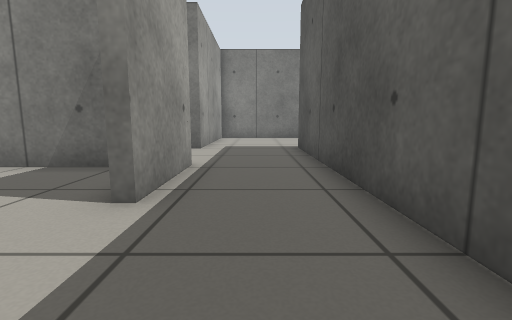
view 1 (above)

16 first-person views from a walk through a Gazebo world. The camera is 0.5 m above the floor, tilts 8° down and sees 85° across. The floor is counted in squares, 0.5 m on a side. Each view is taken from the middle of a square. On the plan, view 1 faces up. The plan holds only what a view shows up to about 11 squares ahead; the rest is blank.

view 2
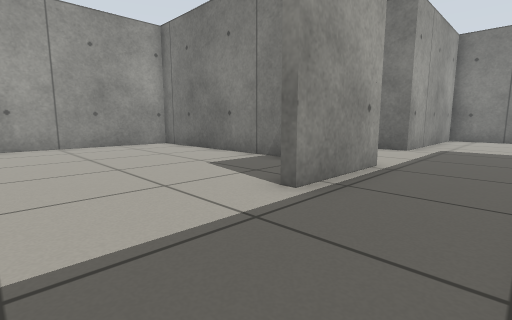

view 3
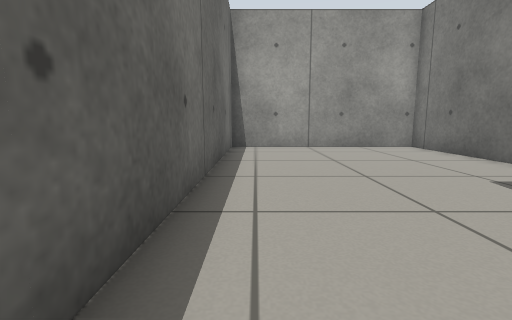

view 4
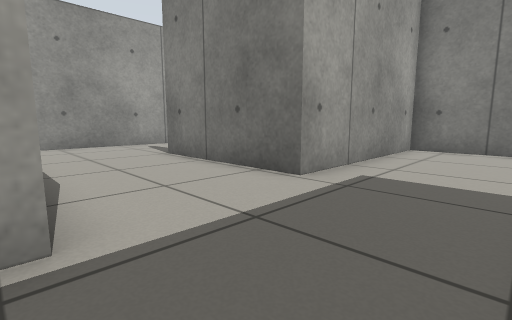

view 5
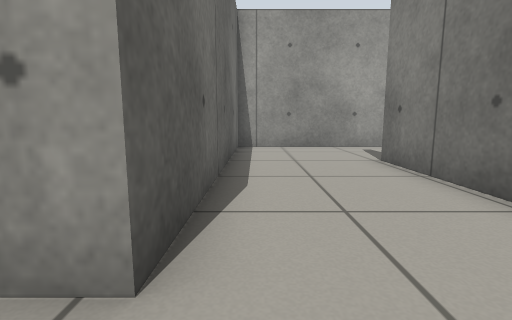

view 6
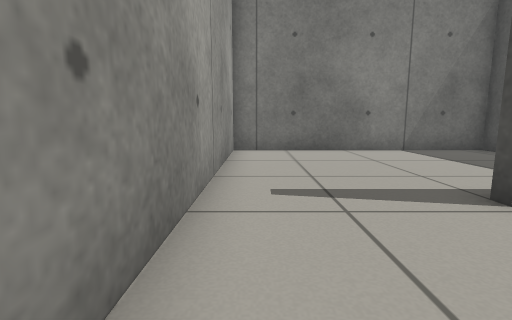

view 7
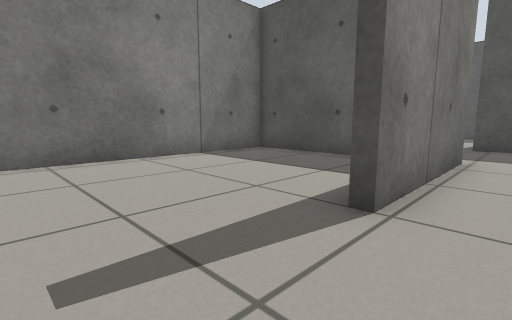

view 8
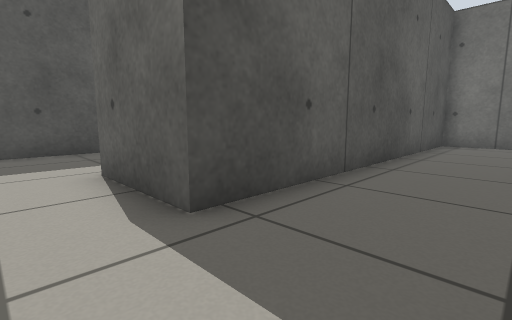

view 9
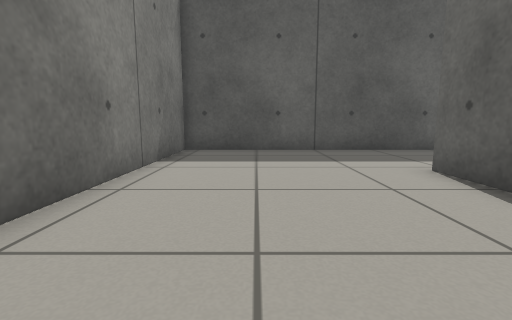

view 10
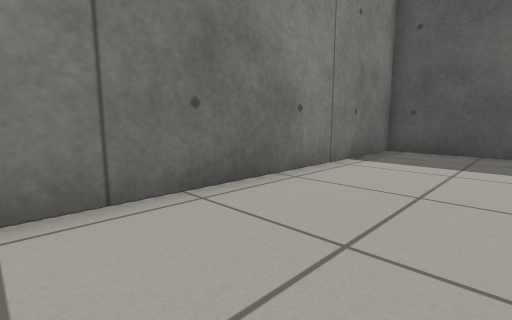

view 11
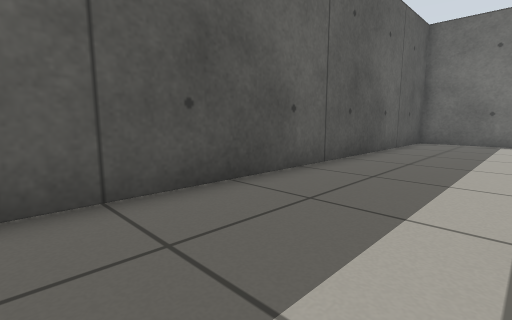

view 12
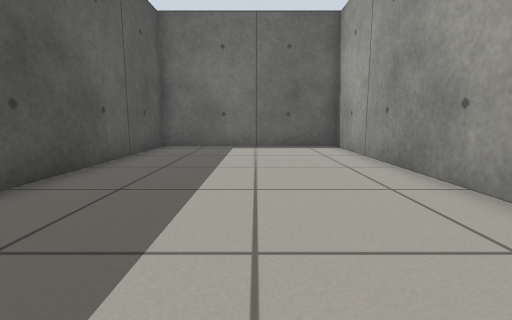

view 13
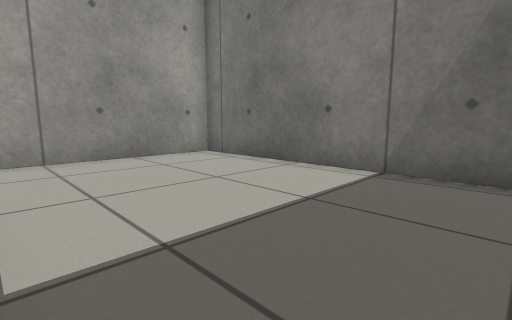

view 14
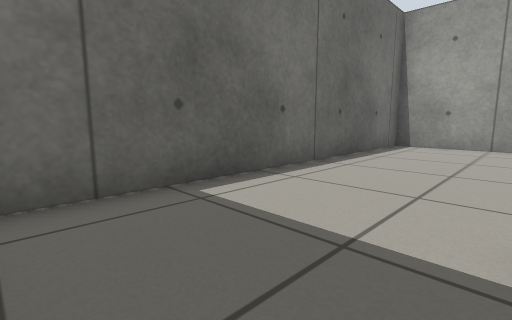

view 15
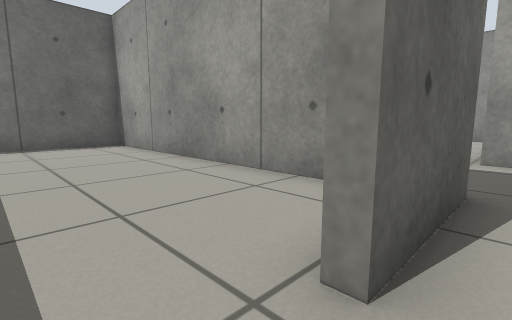

view 16
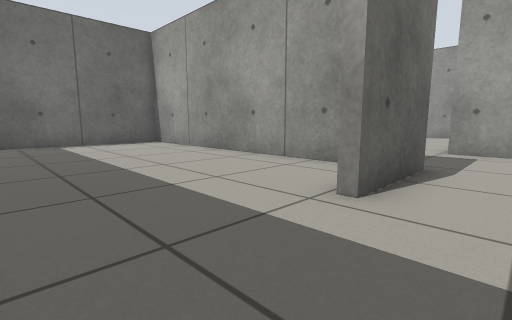

### Floor plan
Ten units are one square. View 1 is at (0, 0); x grows to the right and y downward. Boxes are objects, and circles mark ways between rooms. Rooms are numbered by the first view taken in them; rooms with no view inside come last. Other rooms are left out.
<svg viewBox="-113 -170 204 184">
<path fill="none" stroke="#000" d="M-20 -102 -71 -102M-26 9 16 9 16 -94M-108 -95 -108 -63 -15 -63 -15 -33 -19 -33M16 -94 16 -104 46 -104M86 -95 86 -165 -20 -165 -20 -102M-23 -127 -23 -165 -108 -165 -108 -95M19 -87 19 9 86 9 86 -95M-31 -60 -108 -60 -108 9 -26 9"/>
<circle cx="0" cy="-100" r="3" fill="#2a7"/>
<circle cx="-90" cy="-100" r="3" fill="#2a7"/>
<circle cx="-20" cy="-15" r="3" fill="#2a7"/>
<circle cx="65" cy="-100" r="3" fill="#2a7"/>
<text x="-30" y="-70">1</text>
<text x="40" y="-130">2</text>
<text x="-70" y="-130">3</text>
<text x="50" y="-50">4</text>
<text x="-70" y="-30">5</text>
</svg>
Room 1 opens to room 2. Room 1 opens to room 3. Room 1 opens to room 5. Room 2 opens to room 4.

Where each view was taken, in squares from view 1:
view 1: 0 up, 0 right, facing up
view 2: 0 up, 1 right, facing up-left
view 3: 0 up, 0 right, facing left
view 4: 6 up, 1 right, facing up-left
view 5: 7 up, 0 right, facing left
view 6: 7 up, 10 left, facing up
view 7: 9 up, 10 left, facing up-right
view 8: 12 up, 1 left, facing down-right
view 9: 14 up, 1 left, facing right
view 10: 13 up, 1 left, facing up-right
view 11: 13 up, 5 right, facing down-right
view 12: 10 up, 5 right, facing down
view 13: 11 up, 3 left, facing up-left
view 14: 3 up, 1 right, facing down-left
view 15: 11 up, 6 right, facing down-left
view 16: 12 up, 8 right, facing down-left
